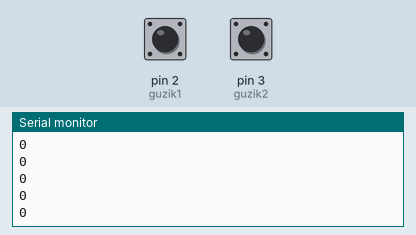
A sketch run on a simulated Arduino Uno, built with avr-gcc and run on an emulated ATmega328P. On the bench: the last lines printed to the serial monitor. The inputs (shaded band) are chosen by the test bench; at power-on: pin 2 (guzik1) HIGH, pin 3 (guzik2) HIGH.

Above: at 1.2 s.
1.3 s: pin 2 (guzik1) pulled LOW for 0.15 s
At 1.41 s:
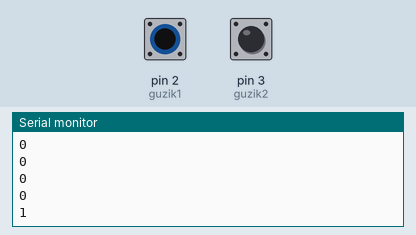
2.9 s: pin 3 (guzik2) pulled LOW for 1 s
At 3.21 s:
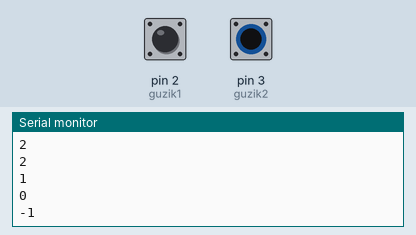
5.4 s: pin 3 (guzik2) pulled LOW for 0.15 s
At 5.51 s:
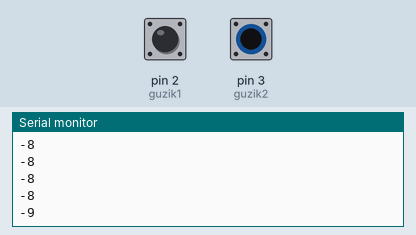
7.0 s: pin 2 (guzik1) pulled LOW for 3.2 s
At 7.32 s:
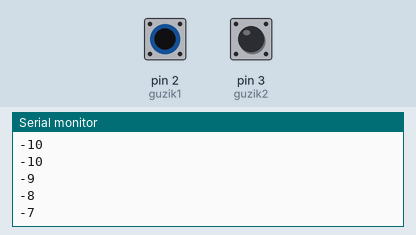
Timing chart, 0 to 10.0 s (numbered marks = the images above; inputs shaded):
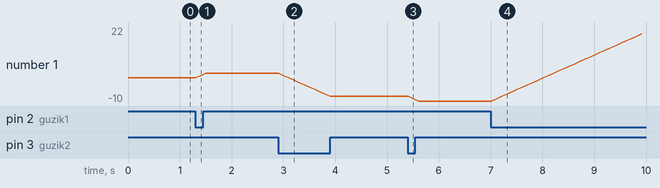

The sketch:

df.ino
```cpp
const int guzik1 = 2;
const int guzik2 = 3;
int liczba = 0;
void setup() {
  pinMode(guzik1, INPUT_PULLUP);
  pinMode(guzik2, INPUT_PULLUP);
    Serial.begin(9600);

}

void loop() {
  Serial.println(liczba);
if (digitalRead(guzik1) == LOW) {
  liczba++;
  delay(50);
}
if (digitalRead(guzik2) == LOW) {
  liczba--;
  delay(50);
}
delay(50);

}
```

Measured:
- after the input at 1.3 s, the serial monitor: prints a new line after 0.10 s (image 1)
- after the input at 2.9 s, the serial monitor: prints a new line after 0.31 s (image 2)
- after the input at 5.4 s, the serial monitor: prints a new line after 0.11 s (image 3)
- after the input at 7.0 s, the serial monitor: prints a new line after 0.31 s (image 4)
- plotted number 1: 0 → 2 after the input at 1.3 s, 2 → -8 after the input at 2.9 s, -8 → -10 after the input at 5.4 s, -10 → 22 after the input at 7.0 s
